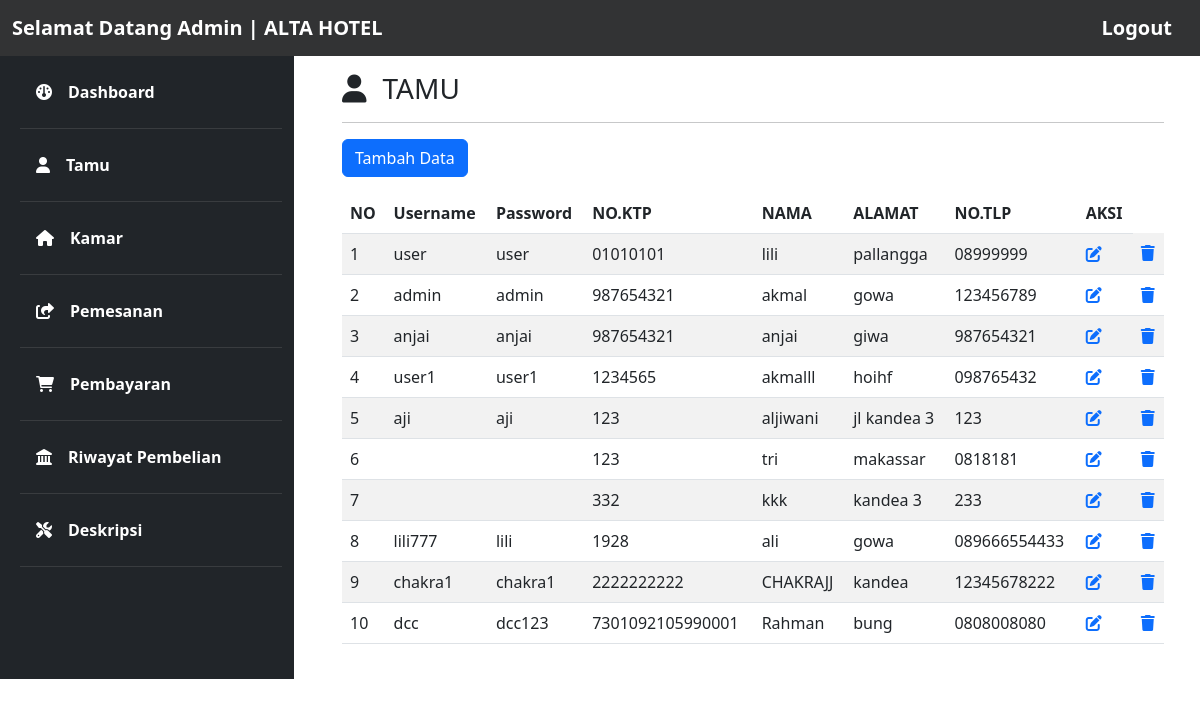
/tamu.php, run on the app's committed database.
### tables this page shows
CREATE TABLE `pelanggan` (
  `id` int(11) NOT NULL,
  `nama` varchar(50) NOT NULL,
  `Ktp` varchar(16) NOT NULL,
  `Alamat` varchar(50) NOT NULL,
  `Nmr` varchar(13) NOT NULL,
  `username` varchar(50) DEFAULT NULL,
  `password` varchar(50) DEFAULT NULL
);

### function.php (called while the page is built, shortened)
<?php
$database = mysqli_connect("localhost","root","","karyaa");
function Ambil($query){
	global $database;
	$raw = mysqli_query($database,$query);
	$final = [];
	foreach ($raw as $row) {
		$final[] = $row;
	}
	return $final;
}
 ?>

### tamu.php (the view, shortened to what this page needs)
<?php
  include "function.php";
  $pelanggan = Ambil("SELECT * FROM pelanggan");
  $no = 1;
?>
<!doctype html>
<html lang="en">
  <head>
    <link href="https://cdn.jsdelivr.net/npm/bootstrap@5.2.0/dist/css/bootstrap.min.css" rel="stylesheet">
    <link rel="stylesheet" href="home.css">
    <link rel="stylesheet" href="fontasome/css/all.css">
  </head>
  <body>
    <nav class="navbar navbar-expand-lg fixed-top">
        <div class="container-fluid">
          <a class="navbar-brand fw-bold text-white" href="#">Selamat Datang Admin | ALTA HOTEL</a>
          <a class="navbar-brand fw-bold text-white" href="home.php">Logout</a>
        </div>
    </nav>
    <div class="row no-gutters mt-5">
      <div class="col-md-3 pt-4 ps-3 bg-dark pb-5">
        <ul class="nav flex-column ms-3 mb-5">
          <li class="nav-item">
            <a class="nav-link active text-white hov fw-bold" href="dashboard.php"><i class="fa-solid fa-gauge me-3"></i>Dashboard</a>
            <hr class="hr">
          </li>
          <li class="nav-item">
            <a class="nav-link text-white hov fw-bold" href="tamu.php"><i class="fa-solid fa-user me-3"></i>Tamu</a>
            <hr class="hr">
          </li>
          <li class="nav-item">
            <a class="nav-link text-white hov fw-bold" href="kamar.php"><i class="fa-solid fa-house me-3"></i>Kamar</a>
            <hr class="hr">
          </li>
          <li class="nav-item">
            <a class="nav-link text-white hov fw-bold" href="pesanan.php"><i class="fa-solid fa-share-from-square me-3"></i>Pemesanan</a>
            <hr class="hr">
          </li>
          <li class="nav-item">
            <a class="nav-link text-white hov fw-bold" href="pembayarann.php"><i class="fa-solid fa-cart-shopping me-3"></i>Pembayaran</a>
            <hr class="hr">
          </li>
          <li class="nav-item">
            <a class="nav-link text-white hov fw-bold" href="riwayat.php"><i class="fa-solid fa-landmark me-3"></i>Riwayat Pembelian</a>
            <hr class="hr">
          </li>
          <li class="nav-item">
            <a class="nav-link text-white hov fw-bold" href="deskripsi.php"><i class="fa-solid fa-screwdriver-wrench me-3"></i>Deskripsi</a>
            <hr class="hr">
          </li>
        </ul>
      </div>
      <div class="col-md-9 pt-4 px-5">
        <h3><i class="fa-solid fa-user me-3 fw-bold"></i>TAMU</h3><hr>
        <button class="btn btn-primary mb-3" data-bs-toggle="modal" data-bs-target="#tambahdata">Tambah Data</button>
        <table class="table table-striped table-hover">
          <thead>
            <tr>
              <th scope="col">NO</th>
              <th scope="col">Username</th>
              <th scope="col">Password</th>
              <th scope="col">NO.KTP</th>
              <th scope="col">NAMA</th>
              <th scope="col">ALAMAT</th>
              <th scope="col">NO.TLP</th>
              <th scope="col">AKSI</th>
            </tr>
          </thead>
          <tbody>
            <?php foreach($pelanggan as $keys):?>
              <tr>
                <td><?php echo $no++; ?></td>
                <td><?php echo $keys['username']?></td>
                <td><?php echo $keys['password']?></td>
                <td><?php echo $keys['Ktp']?></td>
                <td><?php echo $keys['nama']?></td>
                <td><?php echo $keys['Alamat']?></td>
                <td><?php echo $keys['Nmr']?></td>
                <td><a href="hal_edit.php?id=<?php echo $keys['id']?>"><i class="fa-solid fa-pen-to-square"></i></a></td>
                <td><a href="function.php?hapus=<?php echo $keys['id']?>" ><i class="fa-solid fa-trash"></i></a></td>
              </tr>
            <?php endforeach; ?>
          </tbody>
        </table>
      </div>
    </div>
  </body>
</html>

### home.css (style rules this page uses)
.navbar { background-color: #323334; color: white; }
.hr { color: grey; }

### data on the page
pelanggan: username "user", password "user", Ktp "01010101", nama "lili", Alamat "pallangga", Nmr "08999999"
pelanggan: username "admin", password "admin", Ktp "987654321", nama "akmal", Alamat "gowa", Nmr "123456789"
pelanggan: username "anjai", password "anjai", Ktp "987654321", nama "anjai", Alamat "giwa", Nmr "987654321"
pelanggan: username "user1", password "user1", Ktp "1234565", nama "akmalll", Alamat "hoihf", Nmr "098765432"
pelanggan: username "aji", password "aji", Ktp "123", nama "aljiwani", Alamat "jl kandea 3", Nmr "123"
pelanggan: Ktp "123", nama "tri", Alamat "makassar", Nmr "0818181"
pelanggan: Ktp "332", nama "kkk", Alamat "kandea 3", Nmr "233"
pelanggan: username "lili777", password "lili", Ktp "1928", nama "ali", Alamat "gowa", Nmr "089666554433"
pelanggan: username "chakra1", password "chakra1", Ktp "2222222222", nama "CHAKRAJJ", Alamat "kandea", Nmr "12345678222"
pelanggan: username "dcc", password "dcc123", Ktp "7301092105990001", nama "Rahman", Alamat "bung", Nmr "0808008080"
